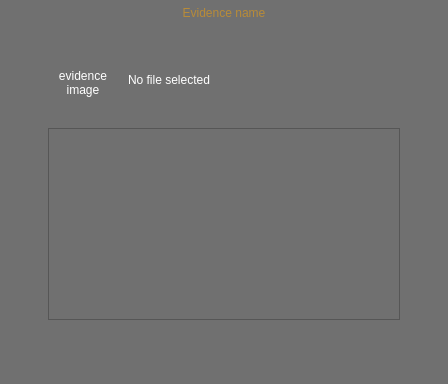
<?xml version="1.0" encoding="UTF-8"?>
<ui version="4.0">
 <class>evidencewidget</class>
 <widget class="QWidget" name="evidencewidget">
  <property name="geometry">
   <rect>
    <x>0</x>
    <y>0</y>
    <width>448</width>
    <height>384</height>
   </rect>
  </property>
  <property name="windowTitle">
   <string>Court Record</string>
  </property>
  <property name="styleSheet">
   <string notr="true"/>
  </property>
  <widget class="QStackedWidget" name="stackedWidget">
   <property name="geometry">
    <rect>
     <x>0</x>
     <y>0</y>
     <width>448</width>
     <height>384</height>
    </rect>
   </property>
   <property name="currentIndex">
    <number>1</number>
   </property>
   <widget class="QWidget" name="evidence_list">
    <property name="styleSheet">
     <string notr="true">background-color: rgb(45, 58, 66)</string>
    </property>
    <widget class="QWidget" name="evidencelist_namewidget" native="true">
     <property name="geometry">
      <rect>
       <x>88</x>
       <y>0</y>
       <width>272</width>
       <height>26</height>
      </rect>
     </property>
     <widget class="QLabel" name="evidencelist_namelabel">
      <property name="geometry">
       <rect>
        <x>0</x>
        <y>0</y>
        <width>272</width>
        <height>26</height>
       </rect>
      </property>
      <property name="text">
       <string/>
      </property>
      <property name="pixmap">
       <pixmap>evidence_name.png</pixmap>
      </property>
      <property name="alignment">
       <set>Qt::AlignLeading|Qt::AlignLeft|Qt::AlignVCenter</set>
      </property>
     </widget>
     <widget class="QLabel" name="evidencelist_name">
      <property name="geometry">
       <rect>
        <x>0</x>
        <y>0</y>
        <width>272</width>
        <height>26</height>
       </rect>
      </property>
      <property name="styleSheet">
       <string notr="true">background-color: rgba(0, 0, 0, 0);
color: rgb(255, 165, 0)</string>
      </property>
      <property name="text">
       <string>TextLabel</string>
      </property>
      <property name="alignment">
       <set>Qt::AlignCenter</set>
      </property>
     </widget>
    </widget>
    <widget class="AIOButton" name="evidenceprevpage">
     <property name="geometry">
      <rect>
       <x>8</x>
       <y>340</y>
       <width>40</width>
       <height>40</height>
      </rect>
     </property>
     <property name="text">
      <string/>
     </property>
     <property name="pixmap">
      <pixmap>arrow_left.png</pixmap>
     </property>
    </widget>
    <widget class="AIOButton" name="evidencenextpage">
     <property name="geometry">
      <rect>
       <x>400</x>
       <y>340</y>
       <width>40</width>
       <height>40</height>
      </rect>
     </property>
     <property name="text">
      <string/>
     </property>
     <property name="pixmap">
      <pixmap>arrow_right.png</pixmap>
     </property>
    </widget>
   </widget>
   <widget class="QWidget" name="evidence_editor">
    <property name="styleSheet">
     <string notr="true">background-color: rgb(112, 112, 112);
color: white</string>
    </property>
    <widget class="QWidget" name="evidenceeditor_namewidget" native="true">
     <property name="geometry">
      <rect>
       <x>88</x>
       <y>0</y>
       <width>272</width>
       <height>26</height>
      </rect>
     </property>
     <widget class="QLabel" name="evidenceeditor_namelabel">
      <property name="geometry">
       <rect>
        <x>0</x>
        <y>0</y>
        <width>272</width>
        <height>26</height>
       </rect>
      </property>
      <property name="text">
       <string/>
      </property>
      <property name="pixmap">
       <pixmap>evidence_name.png</pixmap>
      </property>
      <property name="alignment">
       <set>Qt::AlignLeading|Qt::AlignLeft|Qt::AlignVCenter</set>
      </property>
     </widget>
     <widget class="QLineEdit" name="evidenceeditor_name">
      <property name="geometry">
       <rect>
        <x>4</x>
        <y>0</y>
        <width>264</width>
        <height>26</height>
       </rect>
      </property>
      <property name="styleSheet">
       <string notr="true">QLineEdit{border: 0px; background-color: rgba(0, 0, 0, 0); color: rgb(255, 165, 0)}
QLineEdit:hover{border: 0px; background-color: rgba(0, 0, 0, 0)}</string>
      </property>
      <property name="alignment">
       <set>Qt::AlignCenter</set>
      </property>
      <property name="placeholderText">
       <string>Evidence name</string>
      </property>
     </widget>
    </widget>
    <widget class="AIOButton" name="evidencepicture">
     <property name="geometry">
      <rect>
       <x>48</x>
       <y>48</y>
       <width>70</width>
       <height>70</height>
      </rect>
     </property>
     <property name="text">
      <string>evidence
image</string>
     </property>
     <property name="alignment">
      <set>Qt::AlignCenter</set>
     </property>
    </widget>
    <widget class="AIOButton" name="evidenceclose">
     <property name="geometry">
      <rect>
       <x>420</x>
       <y>8</y>
       <width>20</width>
       <height>20</height>
      </rect>
     </property>
     <property name="text">
      <string/>
     </property>
     <property name="pixmap">
      <pixmap>evidence_x.png</pixmap>
     </property>
    </widget>
    <widget class="AIOButton" name="savechanges">
     <property name="geometry">
      <rect>
       <x>56</x>
       <y>336</y>
       <width>70</width>
       <height>24</height>
      </rect>
     </property>
     <property name="text">
      <string/>
     </property>
     <property name="pixmap">
      <pixmap>save_button.png</pixmap>
     </property>
    </widget>
    <widget class="QPlainTextEdit" name="evidencedesc">
     <property name="geometry">
      <rect>
       <x>48</x>
       <y>128</y>
       <width>352</width>
       <height>192</height>
      </rect>
     </property>
    </widget>
    <widget class="AIOButton" name="deletebtn">
     <property name="geometry">
      <rect>
       <x>322</x>
       <y>336</y>
       <width>70</width>
       <height>24</height>
      </rect>
     </property>
     <property name="text">
      <string/>
     </property>
     <property name="pixmap">
      <pixmap>delete_button.png</pixmap>
     </property>
    </widget>
    <widget class="AIOButton" name="presentbtn">
     <property name="geometry">
      <rect>
       <x>184</x>
       <y>26</y>
       <width>80</width>
       <height>32</height>
      </rect>
     </property>
     <property name="text">
      <string/>
     </property>
     <property name="pixmap">
      <pixmap>present_button.png</pixmap>
     </property>
    </widget>
    <widget class="QLabel" name="evidencepicname">
     <property name="geometry">
      <rect>
       <x>128</x>
       <y>72</y>
       <width>273</width>
       <height>16</height>
      </rect>
     </property>
     <property name="text">
      <string>No file selected</string>
     </property>
    </widget>
   </widget>
  </widget>
 </widget>
 <customwidgets>
  <customwidget>
   <class>AIOButton</class>
   <extends>QLabel</extends>
   <header>buttons</header>
  </customwidget>
 </customwidgets>
 <resources/>
 <connections/>
</ui>
